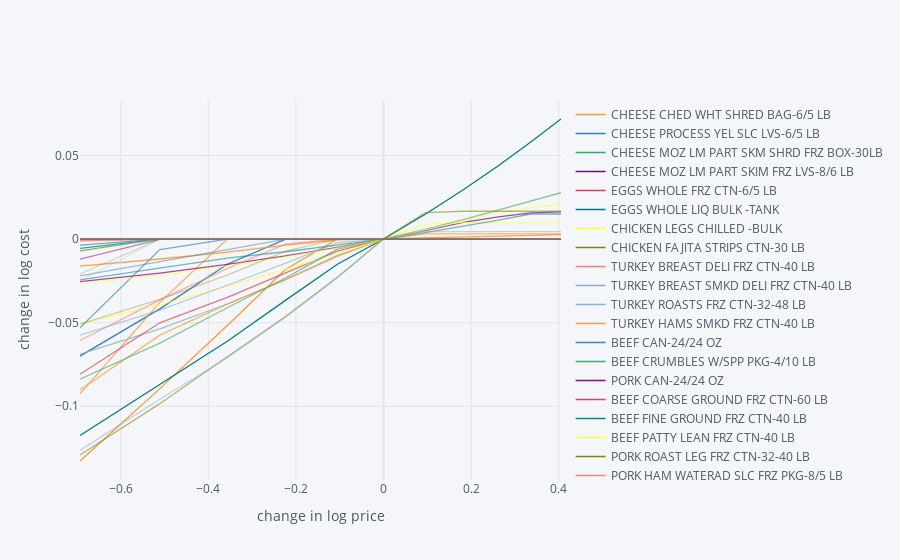

This figure's notebook cell:
### Code cell
%run examine_price_changes.ipynb
